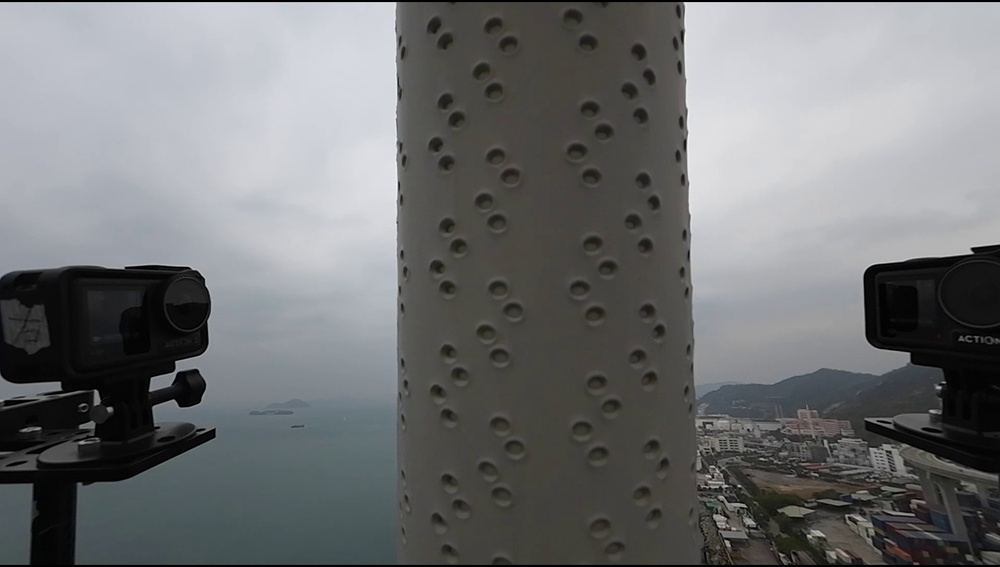
#> input picture 3D_Reconstruction/image_segmentaion/GPT1/data/images/train/B01_tr_frame_0276.jpg, 1000 x 567 px, shrunk from 1920 x 1088 before the run
$ python fit_two_lines.py --inlier_mask ../../GPT1/data/images/train/B01_tr_frame_0276.jpg --save_vis out.png --save_json out.png
#> lines starting #> are read from the running program, lines starting #| are printed output that depends on the picture; after the words box and inside, x2 and y2 are one past the last pixel; in counts of white or black regions, pixels touching at a corner belong together; long printed decimals are rounded
import argparse
import json
from pathlib import Path
import cv2
import numpy as np


# ========== I/O 与点提取 ==========

def imread_gray(path):
    img = cv2.imread(str(path), cv2.IMREAD_UNCHANGED)
    if img is None:
        raise FileNotFoundError(path)
    if img.ndim == 3:
        img = cv2.cvtColor(img, cv2.COLOR_BGR2GRAY)
    return img

# [5 lines left out: function imread_color, not called in this run]

def coords_from_inlier_mask(mask_img):
    """mask中非零像素 -> (N,2) 点集 (x,y)"""
    ys, xs = np.where(mask_img > 0)
    if xs.size == 0:
        return np.zeros((0,2), dtype=np.float32)
    return np.stack([xs, ys], axis=1).astype(np.float32)

# [11 lines left out: function coords_from_green, not called in this run]

# ========== 直线工具 ==========

def line_from_two_points(p1, p2):
    """两点式 -> 一般式 ax+by+c=0，|[a,b]|=1"""
    x1,y1 = p1; x2,y2 = p2
    dx, dy = x2-x1, y2-y1
    a, b = dy, -dx
    n = np.hypot(a,b) + 1e-12
    a, b = a/n, b/n
    c = -(a*x1 + b*y1)
    return (a,b,c)

def point_line_distance(pts, line_abc):
    a,b,c = line_abc
    return np.abs(a*pts[:,0] + b*pts[:,1] + c)

def tls_refit(pts):
    """总最小二乘：PCA主方向 -> 一般式 ax+by+c=0，|[a,b]|=1"""
    mu = pts.mean(axis=0)
    X = pts - mu
    _,_,Vt = np.linalg.svd(X, full_matrices=False)
    v = Vt[0]
    a,b = v[1], -v[0]
    n = np.hypot(a,b) + 1e-12
    a,b = a/n, b/n
    c = -(a*mu[0] + b*mu[1])
    return (a,b,c)

def ransac_line(pts, tol=3.0, iters=1000, min_inliers=100, seed=42):
    if pts.shape[0] < 2:
        return None, np.array([], dtype=np.int32)
    rng = np.random.default_rng(seed)
    best_idx = np.array([], dtype=np.int32)
    best_line = None
    idx_all = np.arange(pts.shape[0])

    for _ in range(iters):
        i1, i2 = rng.choice(pts.shape[0], size=2, replace=False)
        if np.allclose(pts[i1], pts[i2]):
            continue
        line = line_from_two_points(pts[i1], pts[i2])
        d = point_line_distance(pts, line)
        idx = idx_all[d <= tol]
        if idx.size > best_idx.size:
            best_idx = idx
            best_line = line

    if best_line is None or best_idx.size < min_inliers:
        return None, np.array([], dtype=np.int32)

    line_refined = tls_refit(pts[best_idx])
    return line_refined, best_idx

def extend_line_to_image(line_abc, w, h):
    """把 ax+by+c=0 延长到图像边框，返回两个端点"""
    a,b,c = line_abc
    pts = []

    def valid(x,y):
        return -1e-6 <= x <= w-1+1e-6 and -1e-6 <= y <= h-1+1e-6

    # 与 x=0, x=w-1
    for x in [0, w-1]:
        if abs(b) > 1e-9:
            y = -(a*x + c)/b
            if valid(x,y): pts.append((float(x), float(y)))
    # 与 y=0, y=h-1
    for y in [0, h-1]:
        if abs(a) > 1e-9:
            x = -(b*y + c)/a
            if valid(x,y): pts.append((float(x), float(y)))

    if len(pts) < 2:
        # 兜底：几乎水平或竖直
        if abs(a) < 1e-9:
            y = -c/b
            pts = [(0.0, y), (w-1.0, y)]
        elif abs(b) < 1e-9:
            x = -c/a
            pts = [(x, 0.0), (x, h-1.0)]

    if len(pts) > 2:
        P = np.array(pts, dtype=np.float32)
        D = np.sum((P[None,...]-P[:,None,:])**2, axis=-1)
        i,j = np.unravel_index(np.argmax(D), D.shape)
        pts = [tuple(P[i]), tuple(P[j])]
    return pts[0], pts[1]

def angle_between_lines(l1, l2):
    """两条线的夹角（弧度，0~pi/2），用方向向量 (b,-a)"""
    a1,b1,_ = l1; a2,b2,_ = l2
    v1 = np.array([b1, -a1], dtype=np.float64)
    v2 = np.array([b2, -a2], dtype=np.float64)
    v1/=np.linalg.norm(v1)+1e-12; v2/=np.linalg.norm(v2)+1e-12
    cos = np.clip(np.abs(np.dot(v1,v2)), 0.0, 1.0)
    return float(np.arccos(cos))  # [0, pi/2]

def median_distance_between_lines(pts, line):
    """点集到某条线的中位距离"""
    return float(np.median(point_line_distance(pts, line)))


# ========== 主流程 ==========

def fit_two_main_lines(pts, w, h,
                       tol1=3.0, tol2=None,
                       iters=1000,
                       min_inliers_ratio=0.0005,
                       min_angle_sep_deg=3.0,
                       min_gap_px=5.0):
    """
    在点集上拟合两条主线。
    - 先拟合第一条线；剔除其内点；再拟合第二条
    - 对第二条施加：与第一条夹角 >= min_angle_sep_deg 或两线之间的“距离间隔”足够
    """
    if pts.shape[0] < 20:
        raise RuntimeError("点太少，无法拟合。")

    min_inliers = max(50, int(min_inliers_ratio * w * h))
    if tol2 is None: tol2 = tol1

    # 第1条
    line1, in1 = ransac_line(pts, tol=tol1, iters=iters, min_inliers=min_inliers, seed=123)
    if line1 is None:
        raise RuntimeError("第一条直线拟合失败。")
    p1a, p1b = extend_line_to_image(line1, w, h)

    # 剩余点
    mask = np.ones(pts.shape[0], dtype=bool)
    mask[in1] = False
    pts2 = pts[mask]
    if pts2.shape[0] < 20:
        raise RuntimeError("剔除第1条内点后点过少。")

    # 第2条（带分离约束的“最佳”）
    best = None
    best_idx = None
    idx_all = np.arange(pts2.shape[0])
    rng = np.random.default_rng(456)
    for _ in range(iters):
        # 随机采样两点
        i1, i2 = rng.choice(pts2.shape[0], size=2, replace=False)
        if np.allclose(pts2[i1], pts2[i2]): continue
        cand = line_from_two_points(pts2[i1], pts2[i2])
        # 与第1条的夹角或“间隔”检查
        ang = angle_between_lines(line1, cand) * 180/np.pi
        sep_ok = (ang >= min_angle_sep_deg)
        if not sep_ok:
            # 方向近似平行时，要求与第1条有足够“间隔”
            # 用第2批点到line1的中位距离近似两线间隔
            gap = median_distance_between_lines(pts2, line1)
            sep_ok = (gap >= min_gap_px)
        if not sep_ok:
            continue

        d = point_line_distance(pts2, cand)
        idx = idx_all[d <= tol2]
        if best is None or idx.size > best_idx.size:
            best = cand
            best_idx = idx

    if best is None or best_idx.size < max(30, min_inliers//2):
        # 回退：直接RANSAC不加分离约束
        line2, in2 = ransac_line(pts2, tol=tol2, iters=iters, min_inliers=max(30, min_inliers//2), seed=789)
    else:
        # 用内点细化
        line2 = tls_refit(pts2[best_idx])
        in2 = best_idx

    if line2 is None:
        raise RuntimeError("第二条直线拟合失败。")
    p2a, p2b = extend_line_to_image(line2, w, h)

    return (line1, p1a, p1b, in1), (line2, p2a, p2b, in2), mask


def main():
    ap = argparse.ArgumentParser(description="Fit two main lines from green inlier points.")
    g = ap.add_mutually_exclusive_group(required=True)
    g.add_argument("--inlier_mask", help="上一步导出的内点二值图（白=内点）")
    g.add_argument("--clean_vis", help="上一步导出的可视化图（绿=内点，红=外点）")
    ap.add_argument("--save_vis", required=True, help="拟合结果可视化输出路径")
    ap.add_argument("--save_json", required=True, help="拟合参数JSON输出路径")
    ap.add_argument("--bg", help="可选：用于可视化的背景图（如原NMS或原图）；不提供则用黑底")

    # 从绿色图提点时的阈值
    ap.add_argument("--g_min", type=int, default=150)
    ap.add_argument("--g_margin", type=int, default=40)

    # RANSAC & 约束
    ap.add_argument("--ransac_tol", type=float, default=3.0)
    ap.add_argument("--ransac_iter", type=int, default=1000)
    ap.add_argument("--min_inliers_ratio", type=float, default=0.0005)
    ap.add_argument("--min_angle_sep_deg", type=float, default=3.0)
    ap.add_argument("--min_gap_px", type=float, default=5.0)

    args = ap.parse_args()

    # 读点
    if args.inlier_mask:
        m = imread_gray(args.inlier_mask)
#> in imread_gray, img is the input picture: shape (567, 1000, 3); mean B, G, R 115.3, 114.3, 112.7
        h, w = m.shape[:2]
        pts = coords_from_inlier_mask(m)
#> pts = 564523 pairs, first value 0 to 999, second value 0 to 566
        bg = imread_color(args.bg) if args.bg else np.zeros((h, w, 3), np.uint8)
    else:
        vis = imread_color(args.clean_vis)
        h, w = vis.shape[:2]
        pts = coords_from_green(vis, g_min=args.g_min, g_margin=args.g_margin)
        bg = imread_color(args.bg) if args.bg else np.zeros((h, w, 3), np.uint8)

    if pts.shape[0] < 20:
        raise RuntimeError("绿色内点太少，请检查上一步阈值/过滤参数。")

    # 拟合两条主线
    (l1, p1a, p1b, in1), (l2, p2a, p2b, in2), mask = fit_two_main_lines(
        pts, w, h,
        tol1=args.ransac_tol, tol2=args.ransac_tol,
        iters=args.ransac_iter,
        min_inliers_ratio=args.min_inliers_ratio,
        min_angle_sep_deg=args.min_angle_sep_deg,
        min_gap_px=args.min_gap_px
    )
#> the loop in ransac_line, `for _ in range(iters):` made 1000 passes
#> (x1 in line_from_two_points, y1 in line_from_two_points, x2 in line_from_two_points, y2 in line_from_two_points, dx in line_from_two_points, dy in line_from_two_points) on passes 1, 2, 6, 9, 27: (811, 9, 560, 386, -251, 377), (843, 514, 478, 31, -365, -483), (227, 157, 832, 446, 605, 289), (270, 137, 916, 466, 646, 329), (4, 298, 701, 298, 697, 0)

    # 可视化：背景 + 所有绿色点(浅绿) + 内点(深绿) + 两条线
    vis = bg.copy()
    # 所有点
    for x,y in pts:
        cv2.circle(vis, (int(x), int(y)), 1, (80, 200, 80), -1)
#> this loop made 564523 passes
#> x on passes 1 to 3: 108, 109, 120
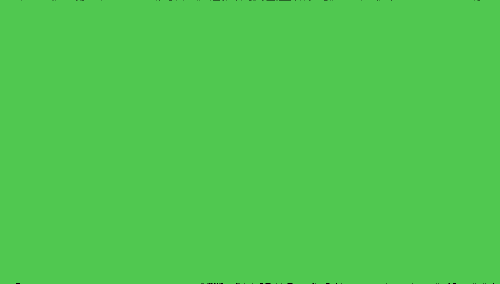
#> vis: shape (567, 1000, 3) (shown at 1/2 size); mean of channels 0, 1, 2 80, 199.9, 80; drawn as B, G, R
    # 第1条内点
    for x,y in pts[in1]:
        cv2.circle(vis, (int(x), int(y)), 1, (0, 255, 0), -1)
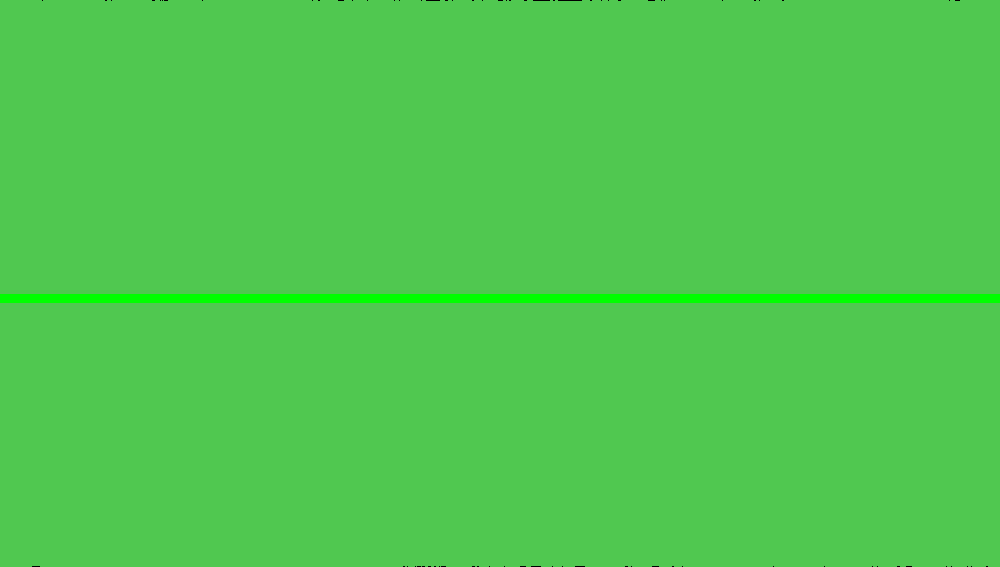
#> vis: shape (567, 1000, 3); 1.59% of pixels changed, all inside (x1, y1, x2, y2) = (0, 294, 1000, 303); drawn as B, G, R
    # 第2条内点（剔除第1条后的索引）
    rest = np.where(mask)[0]
    for x,y in pts[rest][in2]:
        cv2.circle(vis, (int(x), int(y)), 1, (0, 255, 160), -1)
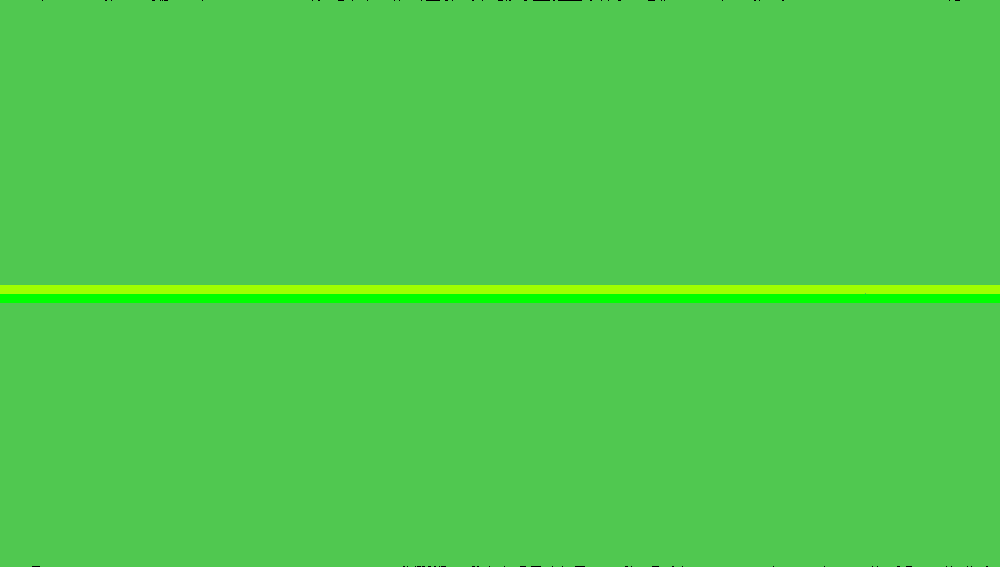
#> vis: shape (567, 1000, 3); 1.59% of pixels changed, all inside (x1, y1, x2, y2) = (0, 285, 1000, 294); drawn as B, G, R

    # 画线
    cv2.line(vis, (int(p1a[0]), int(p1a[1])), (int(p1b[0]), int(p1b[1])), (0, 0, 255), 3)
    cv2.line(vis, (int(p2a[0]), int(p2a[1])), (int(p2b[0]), int(p2b[1])), (255, 0, 0), 3)
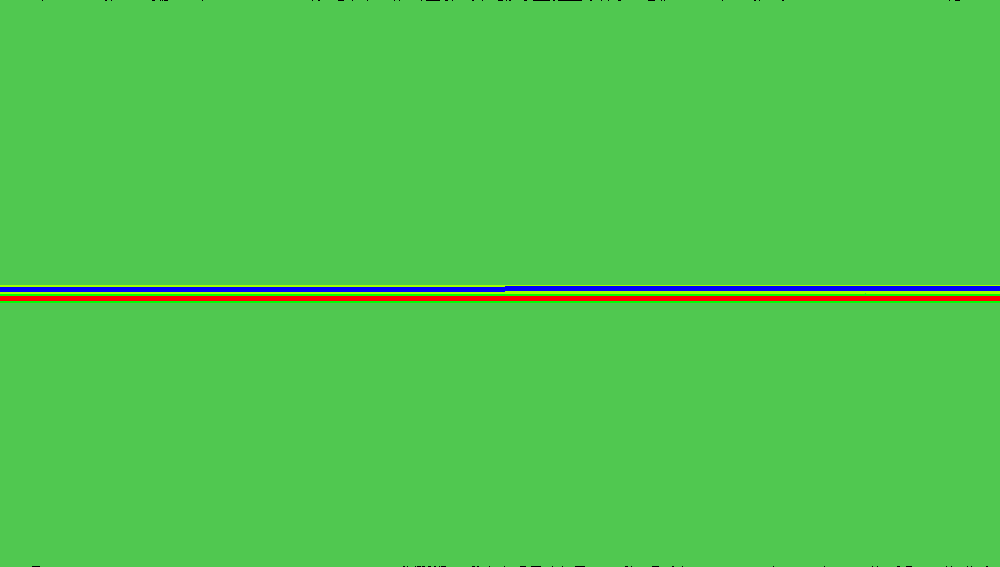
#> vis: shape (567, 1000, 3); mean of channels 0, 1, 2 79.7, 197.2, 80.8; drawn as B, G, R

    # 保存
    Path(args.save_vis).parent.mkdir(parents=True, exist_ok=True)
    Path(args.save_json).parent.mkdir(parents=True, exist_ok=True)
    cv2.imwrite(args.save_vis, vis)

    out = {
        "image_size": {"w": int(w), "h": int(h)},
        "line1": {
            "abc": [float(l1[0]), float(l1[1]), float(l1[2])],
            "p1": [float(p1a[0]), float(p1a[1])],
            "p2": [float(p1b[0]), float(p1b[1])],
            "inliers": int(len(in1))
        },
        "line2": {
            "abc": [float(l2[0]), float(l2[1]), float(l2[2])],
            "p1": [float(p2a[0]), float(p2a[1])],
            "p2": [float(p2b[0]), float(p2b[1])],
            "inliers": int(len(in2))
        }
    }
    with open(args.save_json, "w", encoding="utf-8") as f:
        json.dump(out, f, ensure_ascii=False, indent=2)

    print(f"Saved: {args.save_vis}")
    print(f"Saved: {args.save_json}")
    print("Line1 (a,b,c) =", out["line1"]["abc"])
#| Line1 (a,b,c) = [0.0, -1, 298.000]
    print("Line2 (a,b,c) =", out["line2"]["abc"])
#| Line2 (a,b,c) = [-2.510142394382674e-06, -1, 289.001]


if __name__ == "__main__":
    main()

$ run again, on 3D_Reconstruction/image_segmentaion/GPT1/data/images/train/B01_tr_frame_0545.jpg
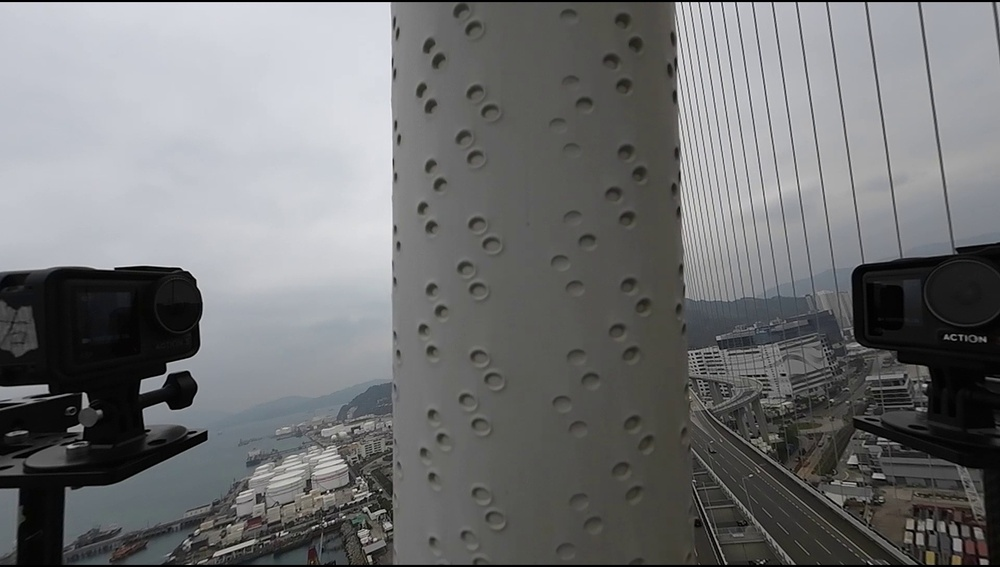
#> input picture 3D_Reconstruction/image_segmentaion/GPT1/data/images/train/B01_tr_frame_0545.jpg, 1000 x 567 px, shrunk from 1920 x 1088 before the run
#> in imread_gray, img is the input picture: shape (567, 1000, 3); mean B, G, R 114.9, 114, 112.9
#> img: shape (567, 1000)
#> pts = 564380 pairs, first value 0 to 999, second value 0 to 566
#> the loop in ransac_line, `for _ in range(iters):` made 1000 passes
#> (x1 in line_from_two_points, y1 in line_from_two_points, x2 in line_from_two_points, y2 in line_from_two_points, dx in line_from_two_points, dy in line_from_two_points) on passes 1, 6, 9, 20: (787, 9, 406, 386, -381, 377), (165, 157, 677, 446, 512, 289), (214, 137, 735, 466, 521, 329), (33, 520, 845, 96, 812, -424)
#> the loop in main, `for x,y in pts:` made 564380 passes
#> x on passes 1 to 3: 10, 11, 12
#> the loop in main, `for x,y in pts[in1]:` made 6831 passes
#> (x, y) on passes 1 to 3: (998, 14), (999, 14), (996, 15)
#> after the loop in main, `for x,y in pts[in1]:`:
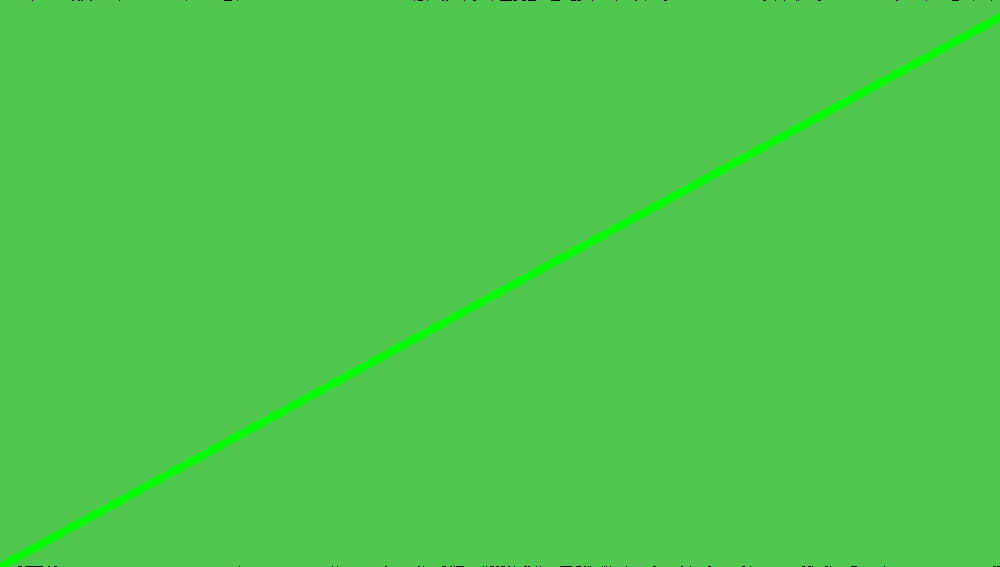
#> vis: shape (567, 1000, 3); mean of channels 0, 1, 2 78.7, 200.8, 78.7; drawn as B, G, R
#> in main, `cv2.line(vis, (int(p2a[0]), int(p2a[1])), (int(p2b[0]), int(p2b[1])), ..`:
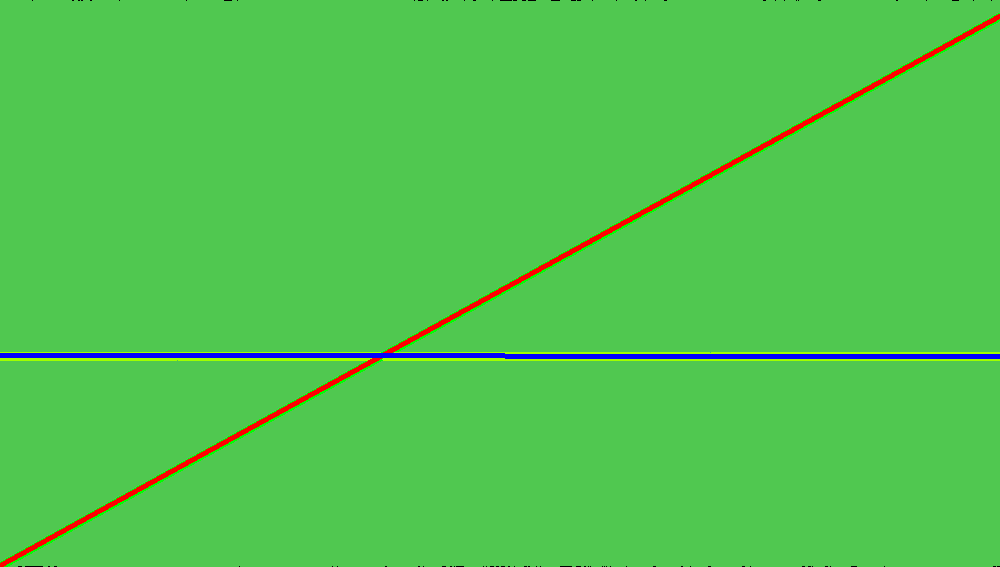
#> vis: shape (567, 1000, 3); mean of channels 0, 1, 2 79.7, 196.9, 81.1; drawn as B, G, R
#| Line1 (a,b,c) = [0.4817, 0.8763, -495.733]
#| Line2 (a,b,c) = [6.2549142967264945e-06, -1, 355.996]
